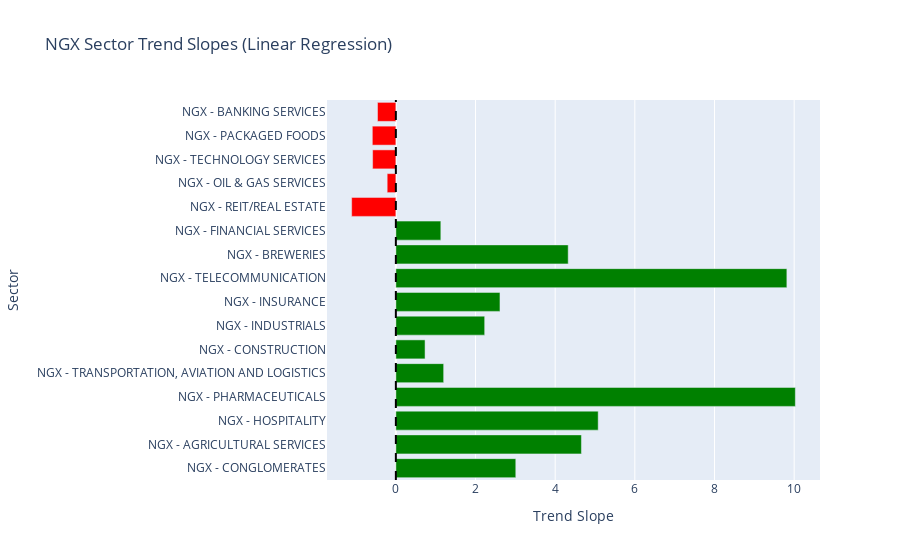

Notebook code for this chart:
### Code cell
# -------------------------
# Step 4: Map Colors, Rank Trend Strength, and Plot Interactive Bar Chart
# -------------------------

# Map trend categories to colors for visualization
df["Color"] = df["Trend"].map({
    "Uptrend": "green",
    "Downtrend": "red",
    "Flat": "gray"
})

# Rank sectors by absolute trend slope to indicate trend strength (higher = stronger)
df["Trend Strength Rank"] = df["Trend Slope"].rank(ascending=False)

# Create horizontal interactive bar plot of trend slopes by sector
fig = px.bar(
    df.reset_index(),
    x="Trend Slope",
    y="Sector",
    color="Color",
    color_discrete_map={"green": "green", "red": "red", "gray": "gray"},
    orientation="h",
    title="NGX Sector Trend Slopes (Linear Regression)",
    labels={"Trend Slope": "Trend Slope", "Sector": "Sector"},
    hover_data=["Trend", "Trend Strength Rank"]
)

# Add vertical reference line at zero to separate uptrends from downtrends
fig.add_vline(x=0, line_dash="dash", line_color="black")

# Adjust layout for better readability and reverse y-axis to match sorted order
fig.update_layout(
    yaxis=dict(title="Sector", autorange="reversed"),
    xaxis=dict(title="Trend Slope"),
    showlegend=False,
    height=600
)

# Render the plot
fig.show()

### Figure 1 — Plotly figure (JSON) as saved in the notebook; plotly's stock layout.template omitted (floating-point values rounded to 4 significant figures)
{"data": [{"alignmentgroup": "True", "customdata": [["Downtrend", 13], ["Downtrend", 15], ["Downtrend", 14], ["Downtrend", 12], ["Downtrend", 16]], "hovertemplate": "Color=red<br>Trend Slope=%{x}<br>Sector=%{y}<br>Trend=%{customdata[0]}<br>Trend Strength Rank=%{customdata[1]}<extra></extra>", "legendgroup": "red", "marker": {"color": "red", "pattern": {"shape": ""}}, "name": "red", "offsetgroup": "red", "orientation": "h", "showlegend": true, "textposition": "auto", "type": "bar", "x": [-0.461, -0.591, -0.584, -0.218, -1.11], "xaxis": "x", "y": ["NGX - BANKING SERVICES", "NGX - PACKAGED FOODS", "NGX - TECHNOLOGY SERVICES", "NGX - OIL & GAS SERVICES", "NGX - REIT/REAL ESTATE"], "yaxis": "y"}, {"alignmentgroup": "True", "customdata": [["Uptrend", 10], ["Uptrend", 5], ["Uptrend", 2], ["Uptrend", 7], ["Uptrend", 8], ["Uptrend", 11], ["Uptrend", 9], ["Uptrend", 1], ["Uptrend", 3], ["Uptrend", 4], ["Uptrend", 6]], "hovertemplate": "Color=green<br>Trend Slope=%{x}<br>Sector=%{y}<br>Trend=%{customdata[0]}<br>Trend Strength Rank=%{customdata[1]}<extra></extra>", "legendgroup": "green", "marker": {"color": "green", "pattern": {"shape": ""}}, "name": "green", "offsetgroup": "green", "orientation": "h", "showlegend": true, "textposition": "auto", "type": "bar", "x": [1.129, 4.327, 9.817, 2.614, 2.23, 0.733, 1.2, 10.03, 5.08, 4.659, 3.011], "xaxis": "x", "y": ["NGX - FINANCIAL SERVICES", "NGX - BREWERIES", "NGX - TELECOMMUNICATION", "NGX - INSURANCE", "NGX - INDUSTRIALS", "NGX - CONSTRUCTION", "NGX - TRANSPORTATION, AVIATION AND LOGISTICS", "NGX - PHARMACEUTICALS", "NGX - HOSPITALITY", "NGX - AGRICULTURAL SERVICES", "NGX - CONGLOMERATES"], "yaxis": "y"}], "layout": {"autosize": true, "barmode": "relative", "legend": {"title": {"text": "Color"}, "tracegroupgap": 0}, "shapes": [{"line": {"color": "black", "dash": "dash"}, "type": "line", "x0": 0, "x1": 0, "xref": "x", "y0": 0, "y1": 1, "yref": "y domain"}], "showlegend": false, "title": {"text": "NGX Sector Trend Slopes (Linear Regression)"}, "xaxis": {"anchor": "y", "autorange": true, "domain": [0, 1], "range": [-1.729, 10.65], "title": {"text": "Trend Slope"}, "type": "linear"}, "yaxis": {"anchor": "x", "autorange": true, "domain": [0, 1], "range": [15.5, -0.5], "title": {"text": "Sector"}, "type": "category"}}}
